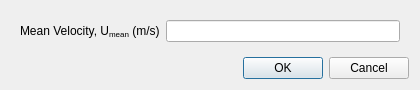
<?xml version="1.0" encoding="UTF-8"?>
<ui version="4.0">
 <class>OpenChannelOutletDialog</class>
 <widget class="QDialog" name="OpenChannelOutletDialog">
  <property name="geometry">
   <rect>
    <x>0</x>
    <y>0</y>
    <width>420</width>
    <height>88</height>
   </rect>
  </property>
  <property name="minimumSize">
   <size>
    <width>420</width>
    <height>0</height>
   </size>
  </property>
  <property name="windowTitle">
   <string>Open Channel Outlet Boundary Condition</string>
  </property>
  <layout class="QVBoxLayout" name="verticalLayout_2">
   <item>
    <widget class="QWidget" name="dialogContents" native="true">
     <layout class="QVBoxLayout" name="verticalLayout_4">
      <property name="leftMargin">
       <number>0</number>
      </property>
      <property name="topMargin">
       <number>0</number>
      </property>
      <property name="rightMargin">
       <number>0</number>
      </property>
      <property name="bottomMargin">
       <number>0</number>
      </property>
      <item>
       <widget class="QWidget" name="widget" native="true">
        <layout class="QFormLayout" name="formLayout">
         <item row="0" column="0">
          <widget class="QLabel" name="label">
           <property name="text">
            <string>Mean Velocity, U&lt;sub&gt;mean&lt;/sub&gt; (m/s)</string>
           </property>
          </widget>
         </item>
         <item row="0" column="1">
          <widget class="QLineEdit" name="meanVelocity"/>
         </item>
        </layout>
       </widget>
      </item>
     </layout>
    </widget>
   </item>
   <item>
    <widget class="QDialogButtonBox" name="buttonBox">
     <property name="orientation">
      <enum>Qt::Horizontal</enum>
     </property>
     <property name="standardButtons">
      <set>QDialogButtonBox::Cancel|QDialogButtonBox::Ok</set>
     </property>
    </widget>
   </item>
  </layout>
 </widget>
 <resources/>
 <connections>
  <connection>
   <sender>buttonBox</sender>
   <signal>accepted()</signal>
   <receiver>OpenChannelOutletDialog</receiver>
   <slot>accept()</slot>
   <hints>
    <hint type="sourcelabel">
     <x>248</x>
     <y>254</y>
    </hint>
    <hint type="destinationlabel">
     <x>157</x>
     <y>274</y>
    </hint>
   </hints>
  </connection>
  <connection>
   <sender>buttonBox</sender>
   <signal>rejected()</signal>
   <receiver>OpenChannelOutletDialog</receiver>
   <slot>reject()</slot>
   <hints>
    <hint type="sourcelabel">
     <x>316</x>
     <y>260</y>
    </hint>
    <hint type="destinationlabel">
     <x>286</x>
     <y>274</y>
    </hint>
   </hints>
  </connection>
 </connections>
</ui>
